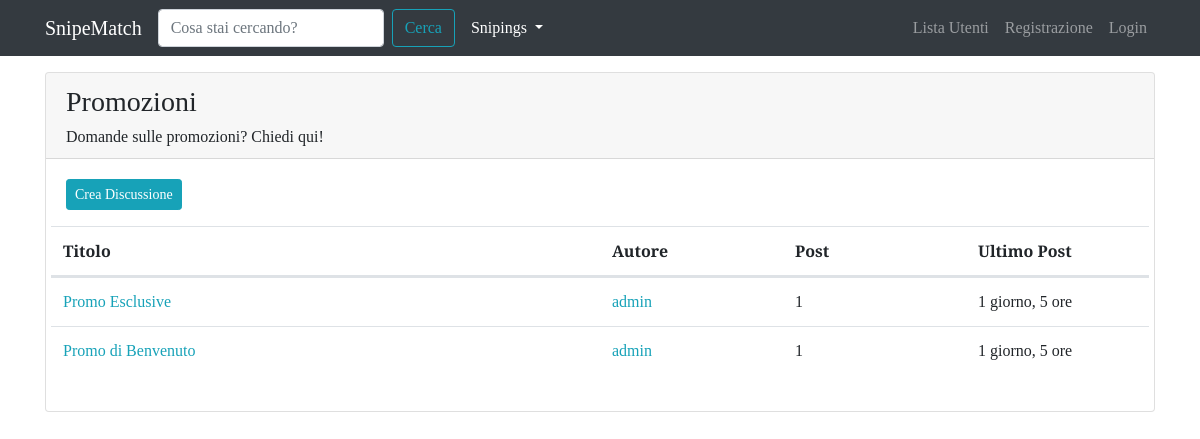
The page /forum/sezione/8 on the database its author committed.
### forum/models.py (models this page shows, shortened)
class Sezione(models.Model):
    nome_sezione = models.CharField(max_length=80)
    descrizione = models.CharField(max_length=150, blank=True, null=True)   #blank: può non essere presente il campo; null: ouò essere null
    logo_sezione = models.ImageField(blank=True, null=True)
    class Meta:
        verbose_name = "Sezione"
        verbose_name_plural = "Sezioni"

class Discussione(models.Model):
    titolo = models.CharField(max_length=120)
    data_creazione = models.DateTimeField(auto_now_add=True)   #auto_now_add setta la adata quando è creata la discussione
    autore_discussione = models.ForeignKey(User, on_delete=models.CASCADE, related_name="discussioni")  #col related accedo facilmente alle discussioni create da un utente
    sezione_appartenenza = models.ForeignKey(Sezione, on_delete=models.CASCADE)
    def get_absolute_url(self):
        return reverse("visualizza_discussione", kwargs={"pk": self.pk})  #gli passo come argomento la chiave primaria, perchè serve per riscostruire l'url
    class Meta:
        verbose_name = "Discussione"
        verbose_name_plural = "Discussioni"

class Post(models.Model):
    autore_post = models.ForeignKey(User, on_delete=models.CASCADE, related_name="posts")
    contenuto = models.TextField()
    data_creazione = models.DateTimeField(auto_now_add=True)   #auto_now_add setta la adata quando è creata la discussione
    discussione = models.ForeignKey(Discussione, on_delete=models.CASCADE)
    class Meta:
        verbose_name = "Post"
        verbose_name_plural = "Posts"

### forum/views.py (the view)
# urls.py: path('sezione/<int:pk>', views.visualizza_sezione, name="sezione_view"),
def visualizza_sezione(request, pk):
    sezione = get_object_or_404(Sezione, pk=pk)
    discussioni_sezione = Discussione.objects.filter(
        sezione_appartenenza=sezione
    ).order_by("-data_creazione")   #così ordino in modo che le più vecchie siano in fondo
    context = {"sezione": sezione, "discussioni": discussioni_sezione}
    return render(request, "forum/singola_sezione.html", context)

### forum/templates/forum/singola_sezione.html (shortened to what this page needs)
{% extends 'base.html' %}
{% block content %}
<div class="card my-3">
    <div class="card-header">
        <h3>{{ sezione.nome_sezione }}</h3>
        <h6 class="card-text">{{ sezione.descrizione }}</h6>
    </div>
    <div class="card-body">
        <a class="btn btn-sm btn-info" href="{% url 'crea_discussione' pk=sezione.pk %}">Crea Discussione</a>
        <table class="table mt-3">
            <thead>
                <tr class="row">
                    <th class="col-lg-6 col-4">Titolo</th>
                    <th class="col-lg-2 col-3">Autore</th>
                    <th class="col-lg-2 col-2">Post</th>
                    <th class="col-lg-2 col-3">Ultimo Post</th>
                </tr>
            </thead>
            <tbody>
                <tr class="row">
                    {% for discussione in discussioni %}
                        <td class="col-lg-6 col-4">
                            <a href="{{ discussione.get_absolute_url }}">{{ discussione.titolo }}
                            </a>
                        </td>
                        <td class="col-lg-2 col-3">
                            <a href="{% url 'user_profile' username=discussione.autore_discussione.username %}">{{ discussione.autore_discussione }}
                            </a>
                        </td>
                        <td class="col-lg-2 col-2">{{ discussione.post_set.count }}</td>
                        <td class="col-lg-2 col-3">{{ discussione.post_set.last.data_creazione|timesince }}</td>
                        {% endfor %}
                </tr>
            </tbody>
        </table>
    </div>
</div>
{% endblock content %}

### static-storage/css/agora.css (style rules this page uses)
body { font-family: 'Slabo 27px', serif; }
a, a:hover { color: #17a2b8; }

### rows shown on the page
Sezione: nome_sezione "Promozioni", descrizione "Domande sulle promozioni? Chiedi qui!"
Discussione: titolo "Promo Esclusive", autore_discussione "admin", post_set.count "1", post_set.last.data_creazione "1 giorno, 5 ore"
Discussione: titolo "Promo di Benvenuto", autore_discussione "admin", post_set.count "1", post_set.last.data_creazione "1 giorno, 5 ore"
